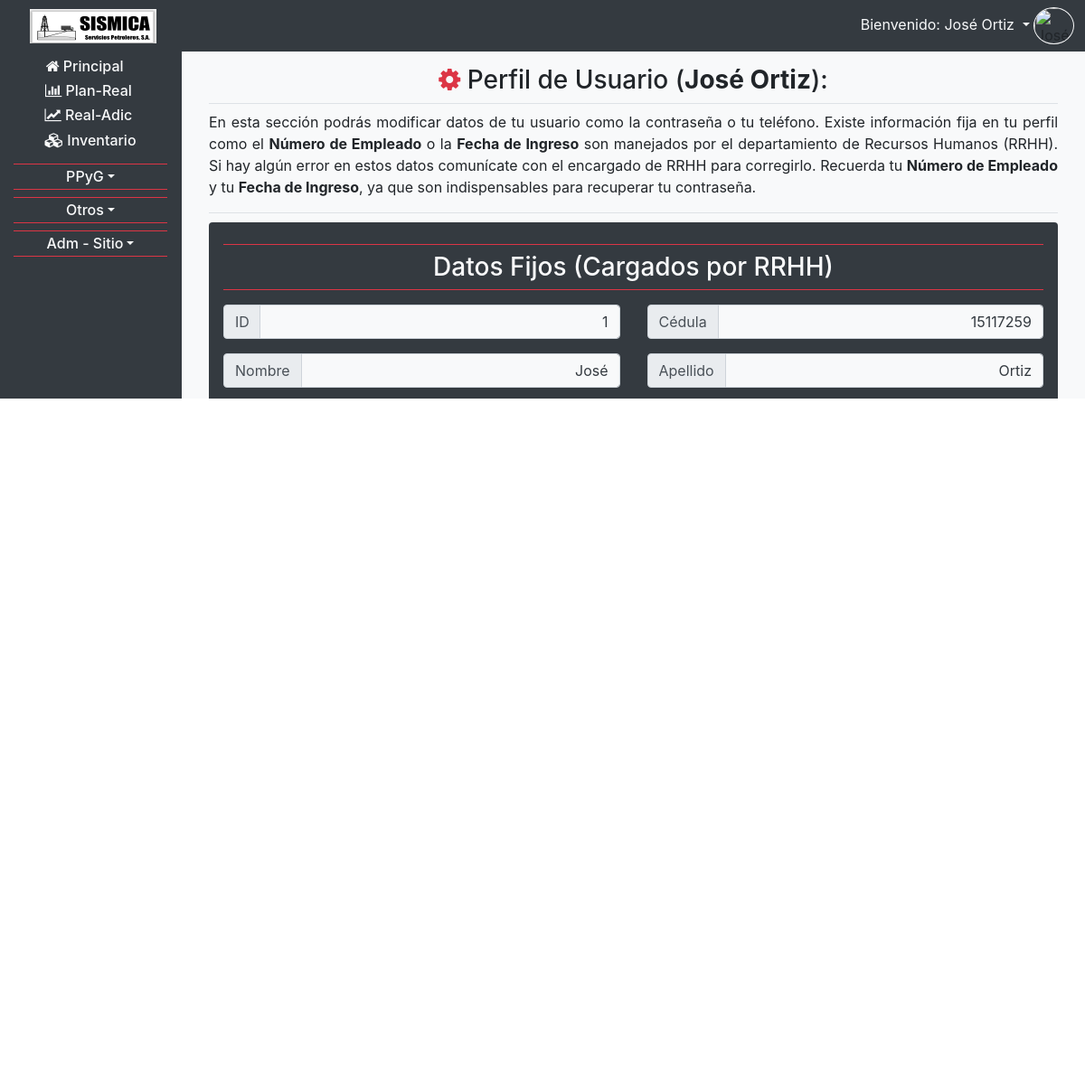
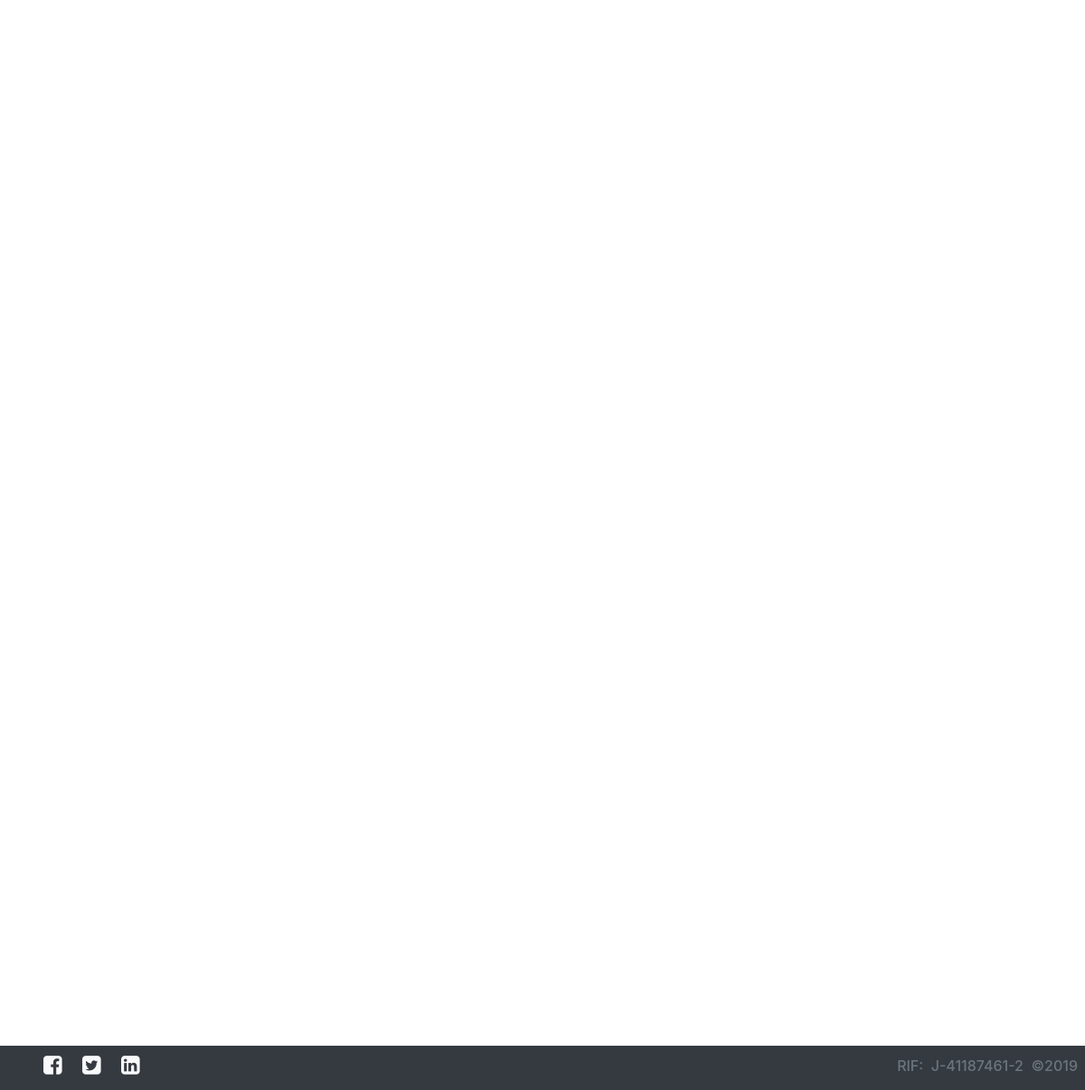
Page /perfil_de_usuario.php (signed in) on the committed database (2 pictures, top to bottom).
### tables this page shows
CREATE TABLE `usuarios` (
  `ID` int(11) NOT NULL,
  `CEDULA` varchar(20) NOT NULL,
  `CORREO` varchar(200) NOT NULL,
  `CONTRASENA` varchar(200) NOT NULL,
  `NOMBRE` varchar(200) NOT NULL,
  `APELLIDO` varchar(200) NOT NULL,
  `CARGO` varchar(200) NOT NULL,
  `OFICINA` varchar(200) NOT NULL,
  `TELEFONO` varchar(200) NOT NULL,
  `ACTIVO` varchar(20) NOT NULL,
  `FECHA_NACIMIENTO` date NOT NULL,
  `FECHA_INGRESO` date NOT NULL,
  `NUMERO_DE_EMPLEADO` int(11) NOT NULL,
  `CONECTADO` varchar(2) NOT NULL
);

### php_require/obtiene_usuario.php (called while the page is built, shortened)
<?php
$usuario_correo=$_SESSION["usuario"];
$consulta="SELECT
			`usuarios`.`CARGO` AS CARGO,
			`usuarios`.`NOMBRE` AS NOMBRE,
			`usuarios`.`APELLIDO` AS APELLIDO,
			`descripcion_de_cargos`.`TIPO_DEPARTAMENTO` AS TIPO_DEPARTAMENTO,
			`descripcion_de_cargos`.`SUPERVISADO` AS SUPERVISADO,
			`descripcion_de_cargos`.`DEPARTAMENTO` AS DEPARTAMENTO
			FROM `descripcion_de_cargos` INNER JOIN `usuarios` ON
			`descripcion_de_cargos`.`CARGO`=`usuarios`.`CARGO`
			WHERE `usuarios`.`CORREO`='$usuario_correo'";
$resultado=mysqli_query($conexion,$consulta);
while(($fila=mysqli_fetch_array($resultado))==true){
	$usuario_nombre=$fila["NOMBRE"] . " " . $fila["APELLIDO"];
}
?>

### perfil_de_usuario.php (the view, shortened to what this page needs)
<?php
	require ("php_require/conexion.php");
	require("php_require/obtiene_usuario.php");
	$consulta="SELECT * FROM `usuarios` WHERE `CORREO`='$usuario_correo'";
	$resultados=mysqli_query($conexion,$consulta);
	while(($fila=mysqli_fetch_array($resultados))==true){
		$datos_usuarios['ID']=$fila['ID'];
		$datos_usuarios['NOMBRE']=$fila['NOMBRE'];
		$datos_usuarios['APELLIDO']=$fila['APELLIDO'];
		$datos_usuarios['CEDULA']=$fila['CEDULA'];
		$datos_usuarios['CARGO']=$fila['CARGO'];
		$datos_usuarios['CORREO']=$fila['CORREO'];
		$datos_usuarios['CONTRASENA']=$fila['CONTRASENA'];
		$datos_usuarios['OFICINA']=$fila['OFICINA'];
		$datos_usuarios['TELEFONO']=$fila['TELEFONO'];
		$datos_usuarios['ACTIVO']=$fila['ACTIVO'];
		$datos_usuarios['FECHA_NACIMIENTO']=$fila['FECHA_NACIMIENTO'];
		$datos_usuarios['FECHA_INGRESO']=$fila['FECHA_INGRESO'];
		$datos_usuarios['NUMERO_DE_EMPLEADO']=$fila['NUMERO_DE_EMPLEADO'];
	}
?>
<!doctype html>
<html>
<head>
	<?php require("php_require/head.php"); ?>
</head>
<body>
	<?php require("php_require/nav_usuarios.php") ?>
	<section id="content" class="container-fluid text-justify">
		<h3 class="mt-1 my-2 py-2 border-bottom text-center"><span class="text-danger fa fa-cog fa-spin"></span> Perfil de Usuario (<strong><?php echo $usuario_nombre; ?></strong>):</h3>
		<p class="border-bottom pb-3">En esta sección podrás modificar datos de tu usuario como la contraseña o tu teléfono. Existe información fija en tu perfil como el <strong>Número de Empleado</strong> o la <strong>Fecha de Ingreso</strong> son manejados por el departamiento de Recursos Humanos (RRHH). Si hay algún error en estos datos comunícate con el encargado de RRHH para corregirlo. Recuerda tu <strong>Número de Empleado</strong> y tu <strong>Fecha de Ingreso</strong>, ya que son indispensables para recuperar tu contraseña.</p>
		<form action="perfil_de_usuario.php" method="post" class="text-center bg-dark p-3 rounded mb-3" enctype="multipart/form-data">
			<h3 class="text-center py-2 mt-2 mb-3 border-bottom border-top border-danger text-light">Datos Fijos (Cargados por RRHH)</h3>
			<div class="row">
				<div class="col-md-6 mb-2">
					<div class="input-group">
						<div class="input-group-prepend mb-2">
							<span class="input-group-text">ID</span>
						</div>
						<input disabled type="text" class="form-control mb-2 bg-light text-dark text-right" name="id2" id="id2" title="Número de Identificación" value="<?php echo $datos_usuarios['ID'] ?>">
					</div>
				</div>
				<div class="col-md-6 mb-2">
					<div class="input-group">
						<div class="input-group-prepend mb-2">
							<span class="input-group-text">Cédula</span>
						</div>
						<input disabled type="text" class="form-control mb-2 bg-light text-dark text-right" name="cedula" id="cedula" title="Cédula" value="<?php echo $datos_usuarios['CEDULA'] ?>">
					</div>
				</div>
			</div>
			<div class="row">
				<div class="col-md-6 mb-2">
					<div class="input-group">
						<div class="input-group-prepend mb-2">
							<span class="input-group-text">Nombre</span>
						</div>
						<input disabled type="text" class="form-control mb-2 bg-light text-dark text-right" name="nombre" id="nombre" title="Nombre" value="<?php echo $datos_usuarios['NOMBRE'] ?>">
					</div>
				</div>
				<div class="col-md-6 mb-2">
					<div class="input-group">
						<div class="input-group-prepend mb-2">
							<span class="input-group-text">Apellido</span>
						</div>
						<input disabled type="text" class="form-control mb-2 bg-light text-dark text-right" name="apellido" id="apellido" title="Apellido" value="<?php echo $datos_usuarios['APELLIDO'] ?>">
					</div>
				</div>
			</div>
		</form>
	</section>
	<?php require("php_require/footer2.php"); ?>
</body>
</html>

### php_require/nav_usuarios.php (shortened to what this page needs)
<nav class="navbar navbar-expand-md navbar-dark bg-dark fixed-top py-0 pl-1 pr-2 my-0">
	<a class="navbar-text" style="width: 150px; margin-left: 2%;" href="zona_principal.php">
		<div id="amazingslider-wrapper-1" style="max-width:140px; height:38px; margin:0px auto 0px; border:#000 0px solid; overflow:hidden; background-color:transparent">
			<div id="amazingslider-1" style="margin:0 auto;">
			</div>
		</div>
	</a>
	<div class="collapse navbar-collapse" id="navbarsExample04">
		<ul class="navbar-nav ml-auto mr-1 py-2">
			<li class="nav-item dropdown">
				<a class="dropdown-toggle text-light" href="" id="dropdown05" data-toggle="dropdown" aria-haspopup="true" aria-expanded="false" title="Mostrar opciones de usuario">
					<?php echo "Bienvenido: $usuario_nombre"; ?></span>
				</a>
				<div class="d-none d-md-inline">
					<img src="fotos_del_personal/<?php echo $usuario_correo; ?>.png" class="imgFit border border-light rounded-circle" style="height: 41px; width: 45px;" title="<?php echo $usuario_nombre; ?>">
				</div>
			</li>
		</ul>
	</div>
</nav>
<section class="container-fluid pt-2 mt-5 mb-5 bg-dark">
	<div class="row">
		<aside class="col-0 col-md-2 d-none d-md-inline-block bg-dark pre-scrollable">
			<?php require("php_require/menu_lateral.php") ?>
		</aside>
		<div class="col-12 col-md-10 border-left border-dark bg-light pre-scrollable">

### summernote/summernote-lite.css (style rules this page uses)
p { margin:0 0 10px }

### rows in the picture
usuarios: usuario_nombre "José Ortiz", id2 "1", cedula "15117259", nombre "José", apellido "Ortiz"

### other values in the picture
$departamentos_i[0] "PPyG"
$fila['DESCRIPCION'] "J-41187461-2"
